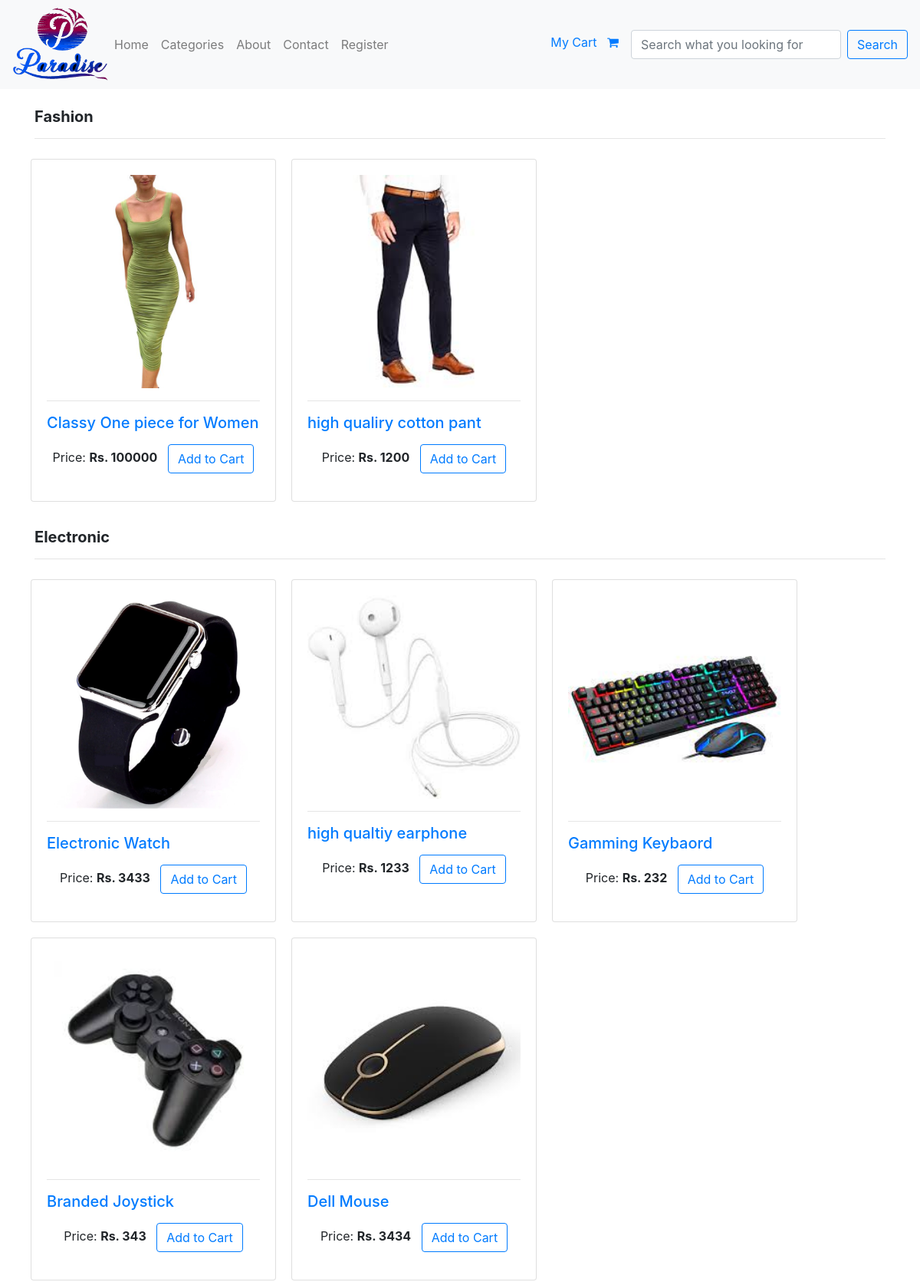
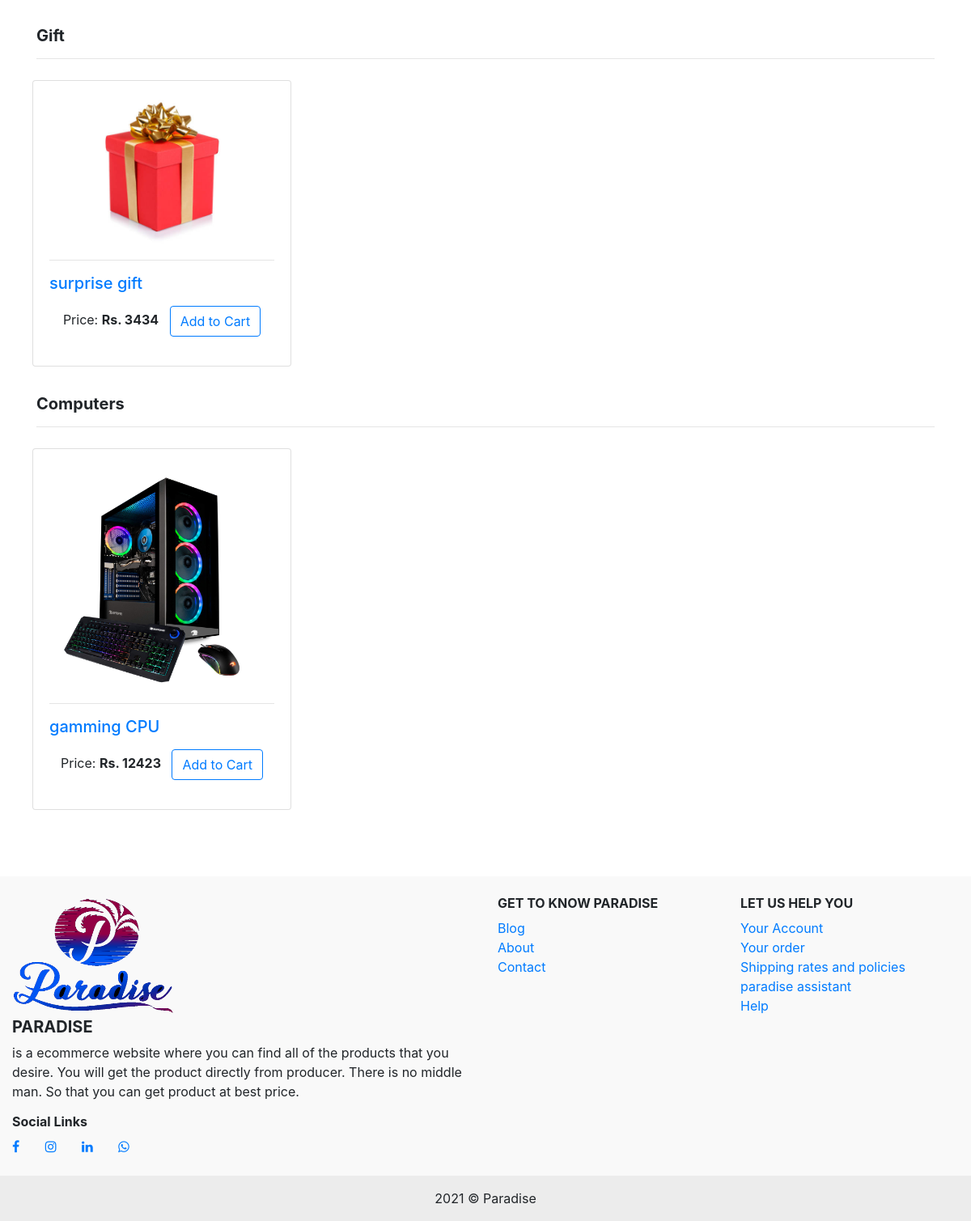
/all-categories/, run on the app's committed database (2 pictures, top to bottom).
### eapp/models.py (models this page shows, shortened)
class Category(models.Model):
    title = models.CharField(max_length=20)
    slug = models.SlugField(unique=True)

class Product(models.Model):
    name = models.CharField(max_length=100)
    desc = models.TextField()
    price = models.IntegerField()
    slug = models.SlugField(unique=True)
    category = models.ForeignKey(Category, on_delete=models.CASCADE)
    warranty = models.CharField(max_length=100, null=True, blank=True)
    count_view = models.PositiveIntegerField(default=0)
    return_policy = models.CharField(max_length=200, null=True, blank=True)
    image = models.ImageField(upload_to='product' )

### eapp/views.py (the view)
# urls.py: path('all-categories/', AllProductsView.as_view(), name='allcategories'),
class AllProductsView(EconMixin, TemplateView):
    template_name = 'allproducts.html'
    def get_context_data(self, **kwargs):
        context = super().get_context_data(**kwargs)
        context['allcategories'] = Category.objects.all()
        return context

### eapp/views.py (called while the page is built)
    def dispatch(self, request, *args, **kwargs):
        cart_id = request.session.get('cart_id', None)
        if cart_id:
            cart_obj = Cart.objects.get(id=cart_id)
            if request.user.is_authenticated and request.user.customer:
                cart_obj.customer = request.user.customer
                cart_obj.save()
        return super().dispatch(request, *args, **kwargs)

### templates/allproducts.html (shortened to what this page needs)
{% extends 'base.html' %}
{% load static %}>
{% block content %}
<br>
{% for category in allcategories %}
<h5><strong>{{category.title}}</strong></h5>
<hr>
<div class="row">
{% for cat in category.product_set.all %}
    <div class="card" style="width: 20rem; margin: 10px ">
        <div class="card-body">
            <a href="{% url 'productdetail' cat.slug %}">
                <img class="card-img-top" src="{{ cat.image.url }}" alt="Card image cap">
                <hr>
                <h5 class="card-title">{{ cat.name }}</h5>
            </a>
            <p class="text-center mt-3">Price: <strong>Rs. {{cat.price}}</strong> &nbsp; <a href="{% url 'addtocart' cat.id %}"
                                                                                            class="btn btn-outline-primary">Add
                to Cart</a></p>
        </div>
    </div>
   {% endfor %}
</div>
<br>
{% endfor %}
<br>
{% endblock %}

### templates/base.html (style rules this page uses)
a { text-decoration: none; }

### data on the page
Category: title "Fashion"
Product: image (picture), name "Classy One piece for Women", price "100000"
Product: image (picture), name "high qualiry cotton pant", price "1200"
Category: title "Electronic"
Product: image (picture), name "Electronic Watch", price "3433"
Product: image (picture), name "high qualtiy earphone", price "1233"
Product: image (picture), name "Gamming Keybaord", price "232"
Product: image (picture), name "Branded Joystick", price "343"
Product: image (picture), name "Dell Mouse", price "3434"
Category: title "Gift"
Product: image (picture), name "surprise gift", price "3434"
Category: title "Computers"
Product: image (picture), name "gamming CPU", price "12423"
